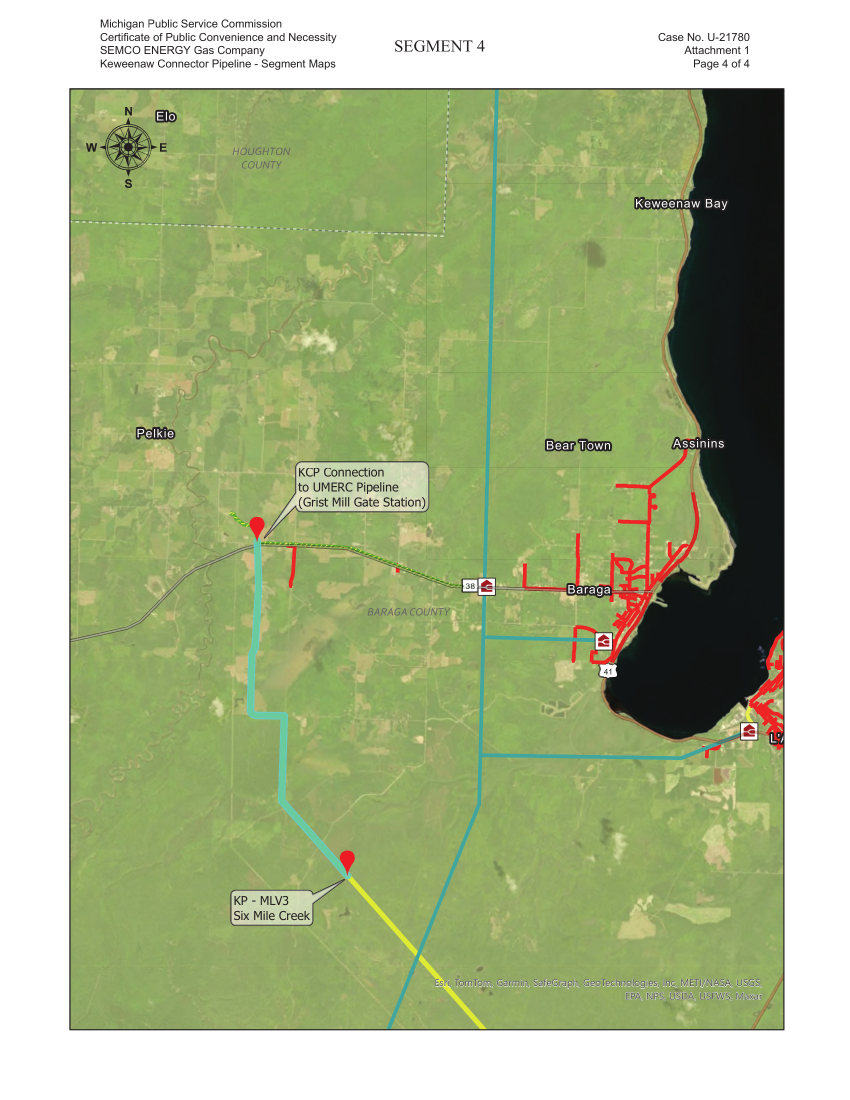
#> input picture batches/united-states-gas/staging/route-creation-newrows-20261020/traces/P8241/pg-20.png, 1700 x 2200 px (shown at 1/2 size); its folder holds 4 pictures in this run
$ python make_mosaic.py
#> lines starting #> are read from the running program, lines starting #| are printed output that depends on the picture
"""Paste pages 17-20 (200 dpi) into one mosaic in the page 17 pixel frame. Writes mosaic.png and mosaic_origin.json (mosaic px = frame px - origin)."""
import json, numpy as np
from PIL import Image
SH={'17':(0,0),'18':(-960,-173),'19':(-1604,-949),'20':(-1791,-2016)}
FR=(142,180,1566,2058)
W0,H0,W1,H1=-1800,-2000,1600,2100
ox,oy=W0,H0
M=np.zeros((H1-H0,W1-W0,3),np.uint8)
for p in ['20','19','18','17']:
    a=np.asarray(Image.open(f'pg-{p}.png').convert('RGB'))[FR[1]:FR[3],FR[0]:FR[2]]
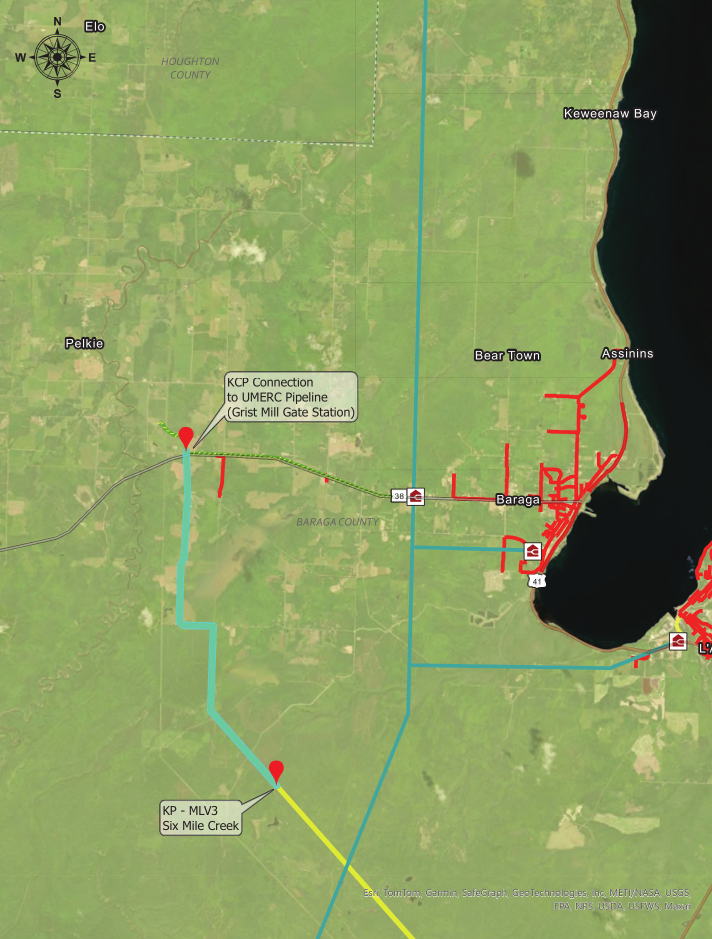
#> a: shape (1878, 1424, 3) (shown at 1/2 size); mean R, G, B 137.6, 156.2, 94.9
    sx,sy=SH[p]
    X=FR[0]+sx-ox;Y=FR[1]+sy-oy
    M[Y:Y+a.shape[0],X:X+a.shape[1]]=a
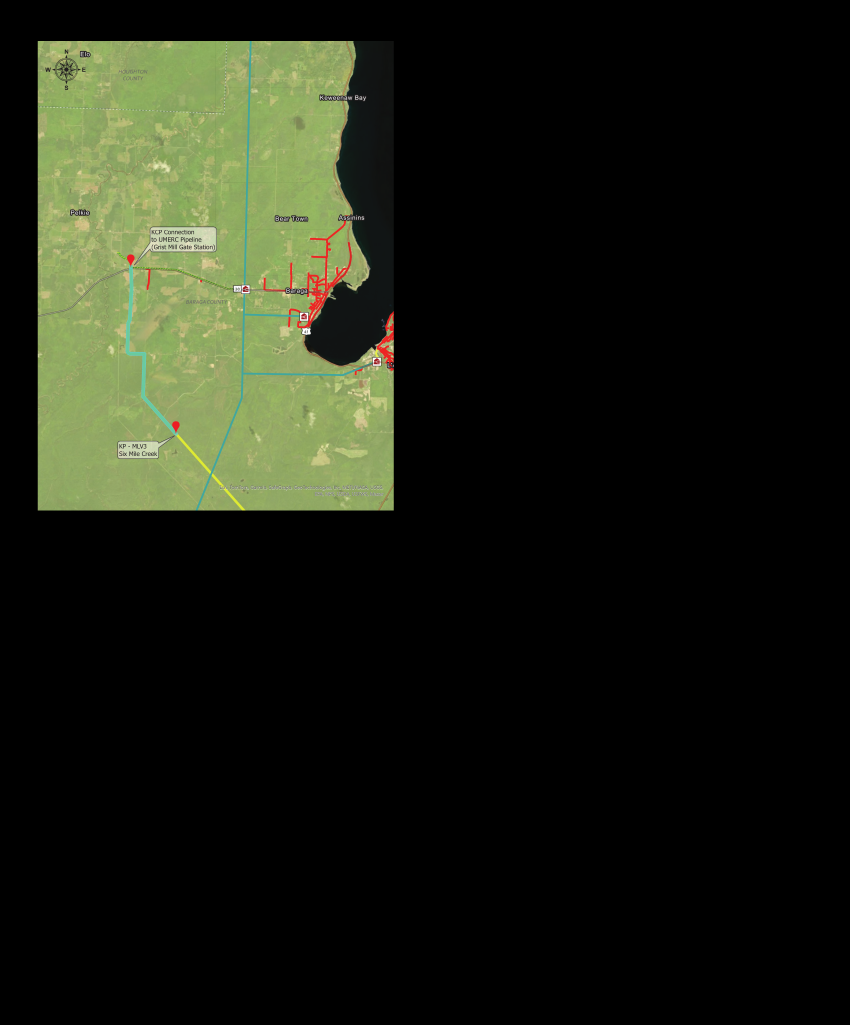
#> M: shape (4100, 3400, 3) (shown at 1/4 size); mean R, G, B 26.4, 30, 18.2
#> pass 2 of the loop `for p in ['20','19','18','17']:`:
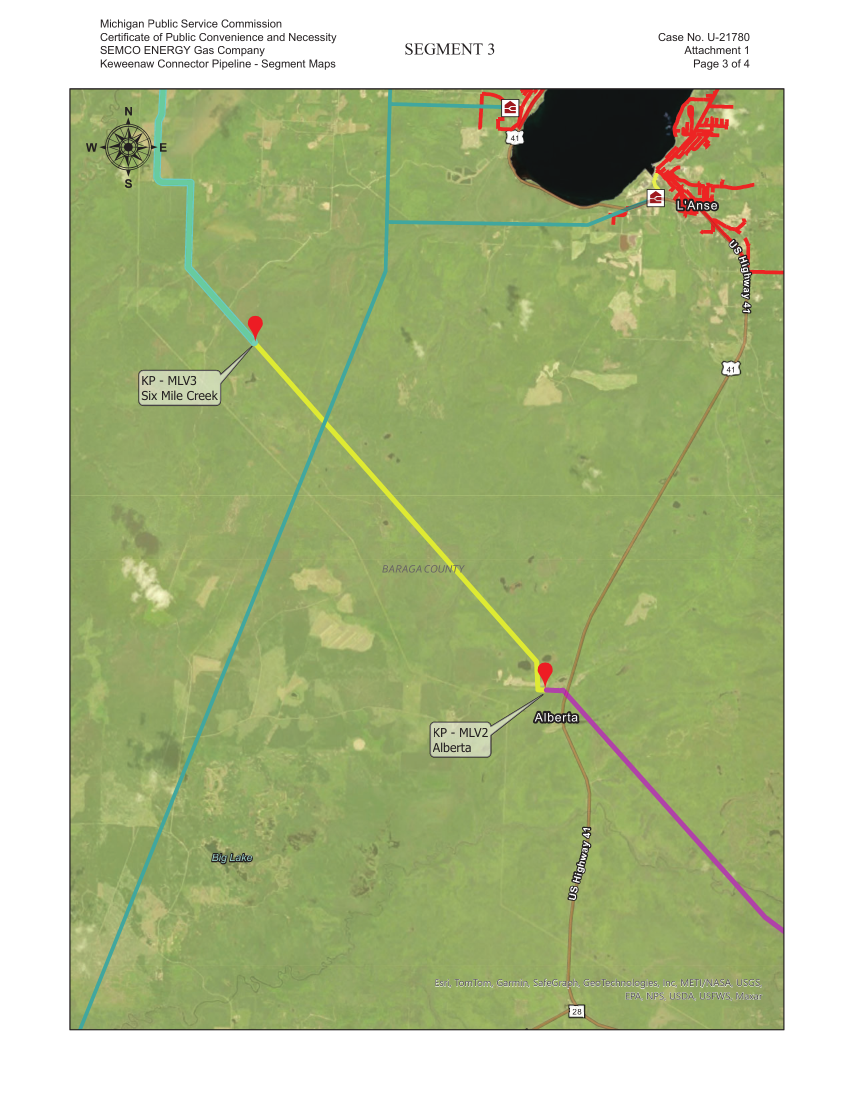
#> input picture batches/united-states-gas/staging/route-creation-newrows-20261020/traces/P8241/pg-19.png, 1700 x 2200 px (shown at 1/2 size)
#> `a=np.asarray(Image.open(f'pg-{p}.png').convert('RGB'))[FR[1]:FR[3],FR[..`:
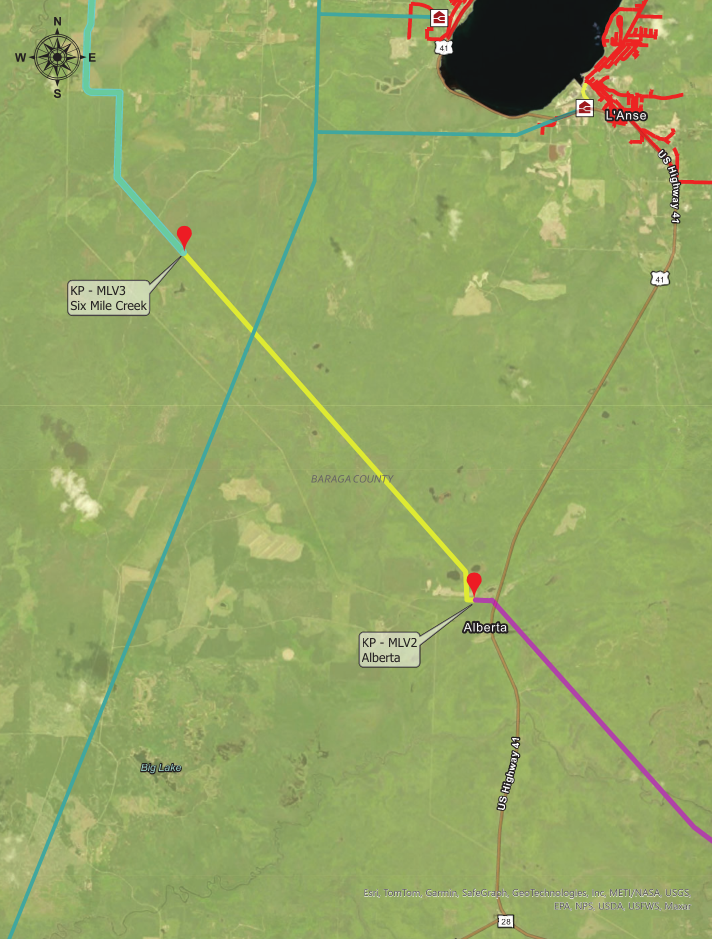
#> a: shape (1878, 1424, 3) (shown at 1/2 size); mean R, G, B 147.3, 165.6, 100.7
#> `M[Y:Y+a.shape[0],X:X+a.shape[1]]=a`:
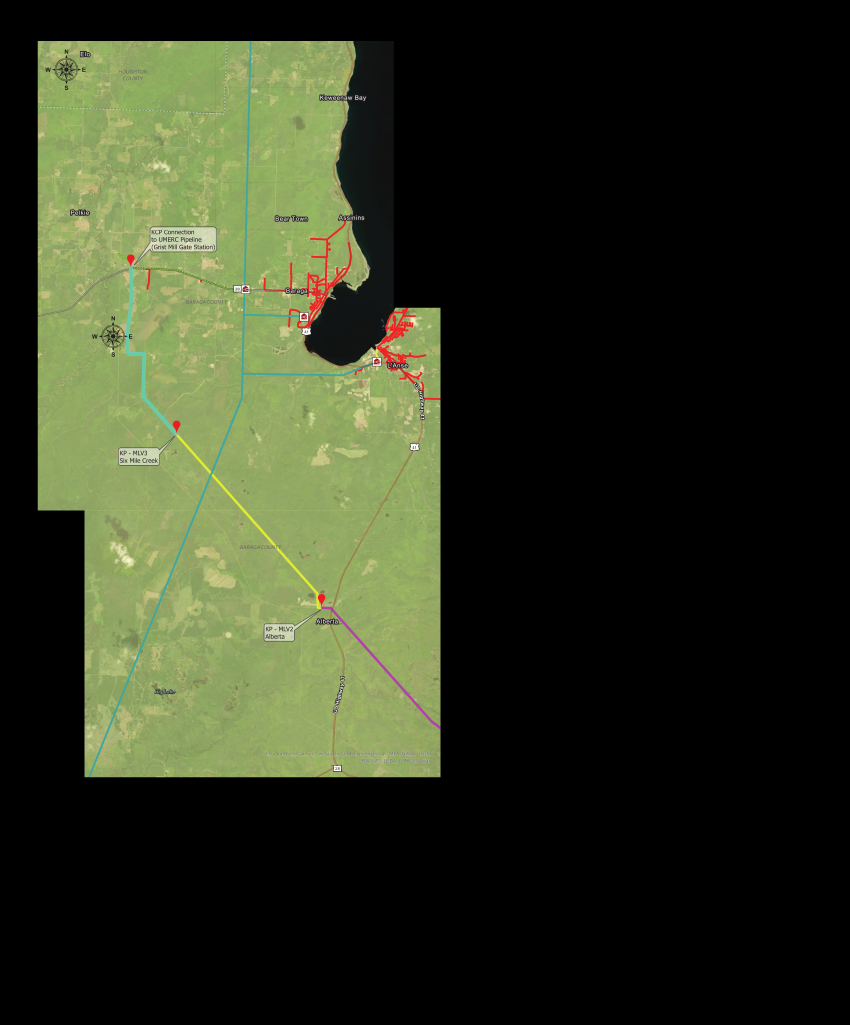
#> M: shape (4100, 3400, 3) (shown at 1/4 size); mean R, G, B 44.4, 50.1, 30.4
#> pass 3 of the loop `for p in ['20','19','18','17']:`:
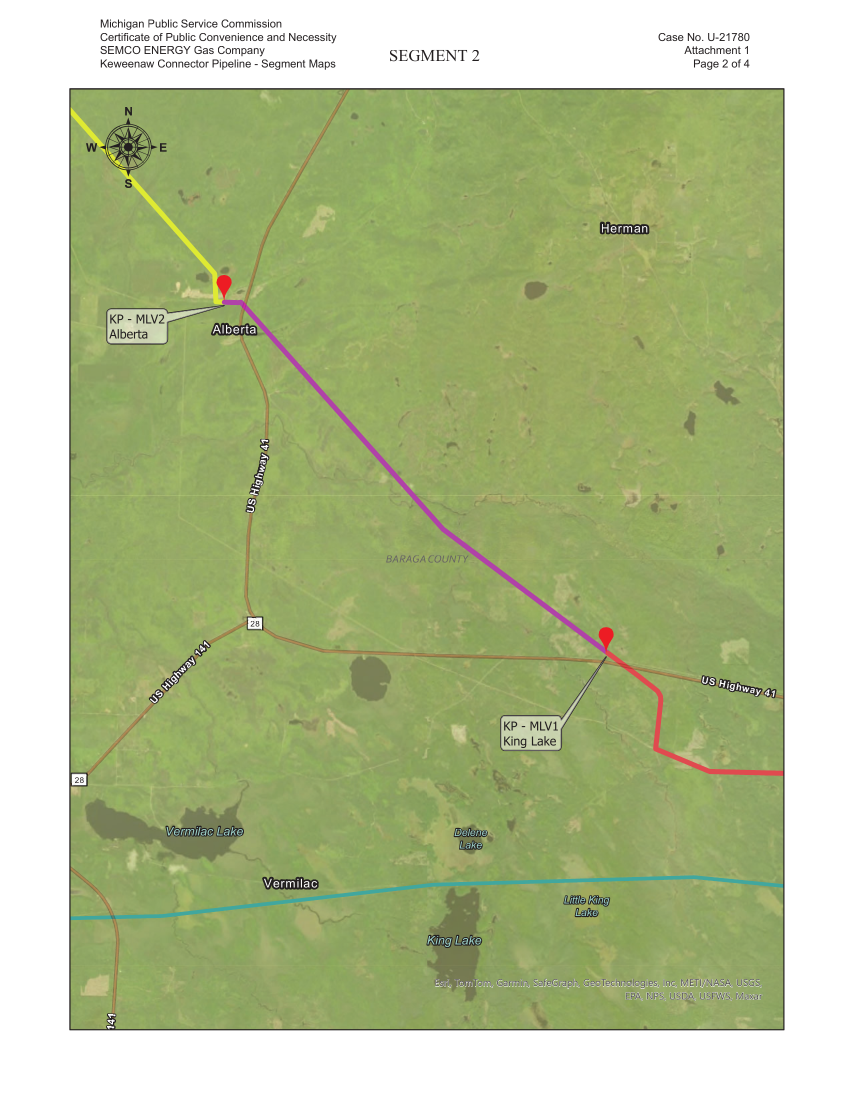
#> input picture batches/united-states-gas/staging/route-creation-newrows-20261020/traces/P8241/pg-18.png, 1700 x 2200 px (shown at 1/2 size)
#> `a=np.asarray(Image.open(f'pg-{p}.png').convert('RGB'))[FR[1]:FR[3],FR[..`:
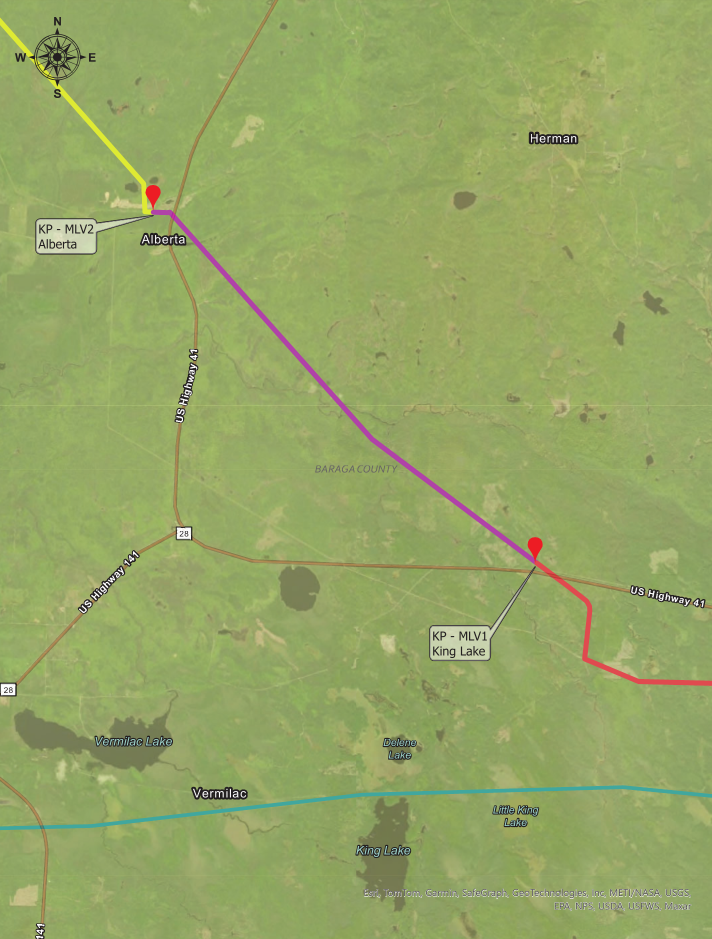
#> a: shape (1878, 1424, 3) (shown at 1/2 size); mean R, G, B 148.7, 166.2, 100.3
#> `M[Y:Y+a.shape[0],X:X+a.shape[1]]=a`:
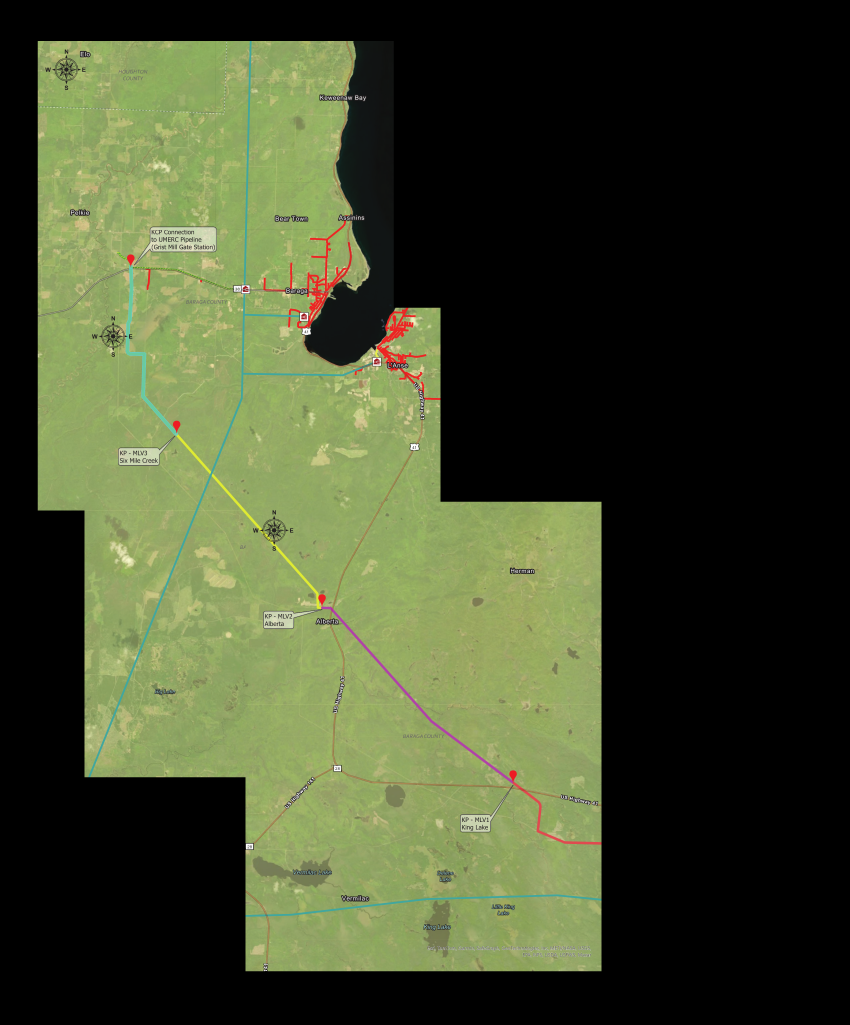
#> M: shape (4100, 3400, 3) (shown at 1/4 size); mean R, G, B 63.6, 71.6, 43.4
#> the loop made 4 passes; the first 3 are shown
Image.fromarray(M).save('mosaic.png')
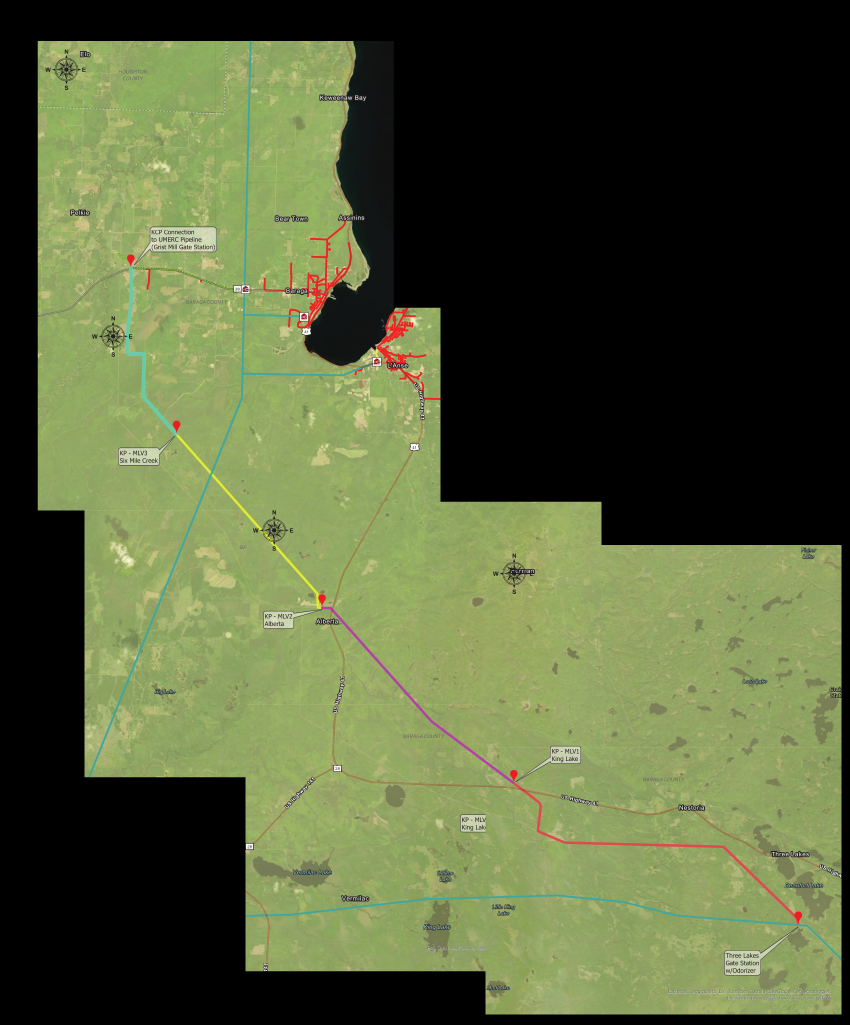
#> saved as mosaic.png: PIL image 3400x4100 RGB (shown at 1/4 size); mean R, G, B 83.4, 93.5, 56.9
json.dump({'origin':[ox,oy]},open('mosaic_origin.json','w'))
print(M.shape)
#| (4100, 3400, 3)
